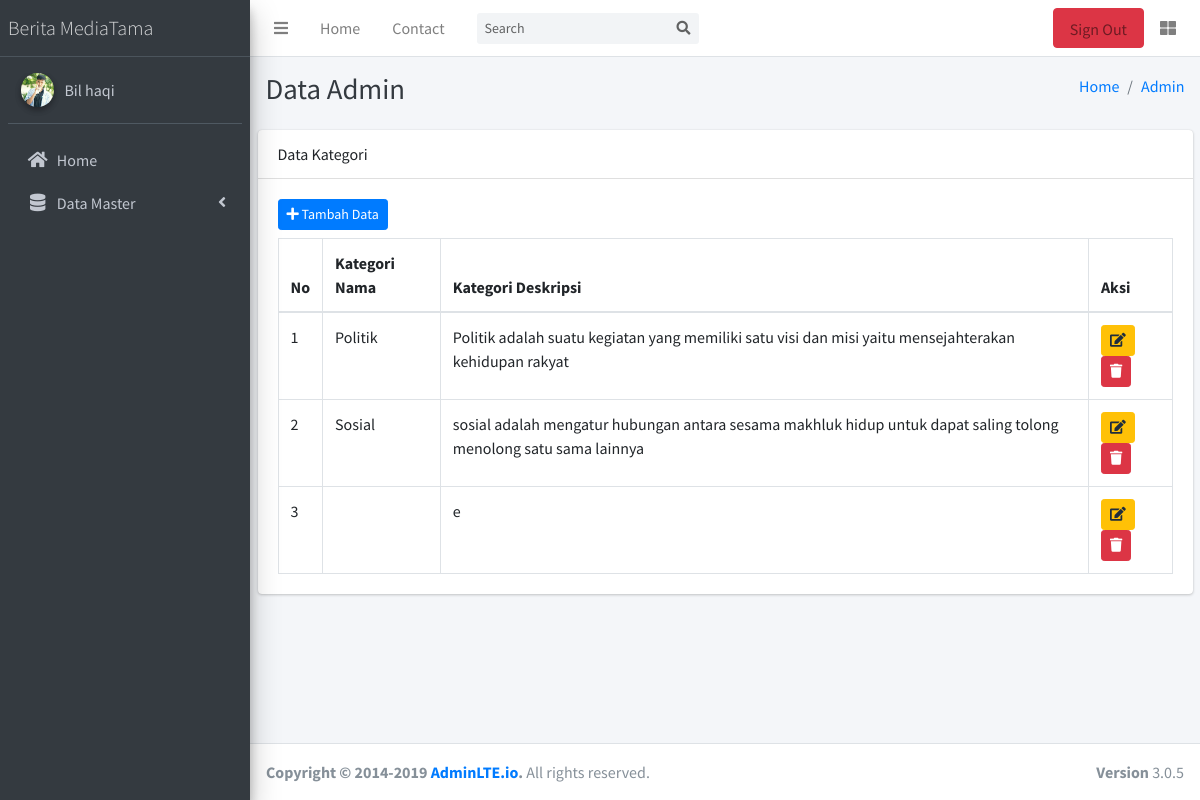
Page /admin/index.php?page=pages/kategori/view_kategori (signed in) on the committed database.
### tables this page shows
CREATE TABLE `tbl_kategori` (
  `kategori_id` int(11) NOT NULL,
  `kategori_nama` varchar(255) NOT NULL,
  `kategori_deskripsi` varchar(255) NOT NULL
);

### admin/pages/kategori/view_kategori.php (the view, shortened to what this page needs)
<div class="content-header">
      <div class="container-fluid">
        <div class="row mb-2">
          <div class="col-sm-6">
            <h1 class="m-0 text-dark">Data Admin</h1>
          </div>
          <div class="col-sm-6">
            <ol class="breadcrumb float-sm-right">
              <li class="breadcrumb-item"><a href="?page=home">Home</a></li>
              <li class="breadcrumb-item"><a href="#">Admin</a></li>
            </ol>
          </div>
        </div>
      </div>
    </div>
    <div class="container">
        <div class="card">
            <div class="card-header">Data Kategori</div>
            <div class="card-body">
            <button type="button" class="btn btn-primary btn-sm mb-2" data-toggle="modal" data-target="#tambah"><i class="fa fa-plus"></i> Tambah Data</button>
            <table class="table table-bordered">
                <thead>
                    <tr>
                        <th>No</th>
                        <th>Kategori Nama</th>
                        <th>Kategori Deskripsi</th>
                        <th>Aksi</th>
                    </tr>
                </thead>
                <tbody>
                <?php
                    $data = $koneksi->query("SELECT * FROM tbl_kategori");
                    $no = 1;
                    while($ekstrak = $data->fetch_assoc()){
                ?>
                    <tr>
                        <td><?= $no ++;?></td>
                        <td><?= $ekstrak['kategori_nama'] ?></td>
                        <td><?= $ekstrak['kategori_deskripsi'] ?></td>
                        <td><a href="?page=pages/kategori/edit_kategori&idedit=<?= $ekstrak['kategori_id'] ?>" class="btn btn-warning btn-sm"><i class="fa fa-edit"></i></a>
                            <a href="?page=pages/kategori/hapus_kategori&idhapus=<?= $ekstrak['kategori_id'] ?>" class="btn btn-danger btn-sm"><i class="fa fa-trash"></i></a>
                        </td>
                    </tr>
                <?php } ?>
                </tbody>
            </table>
            </div>
        </div>
    </div>

### rows in the picture
tbl_kategori: kategori_nama "Politik", kategori_deskripsi "Politik adalah suatu kegiatan yang memiliki satu visi dan misi yaitu mensejahterakan kehidupan rakyat"
tbl_kategori: kategori_nama "Sosial", kategori_deskripsi "sosial adalah mengatur hubungan antara sesama makhluk hidup untuk dapat saling tolong menolong satu sama lainnya"
tbl_kategori: kategori_deskripsi "e"

### other values in the picture
$_SESSION['admin']['admin_nama'] "Bil haqi"
